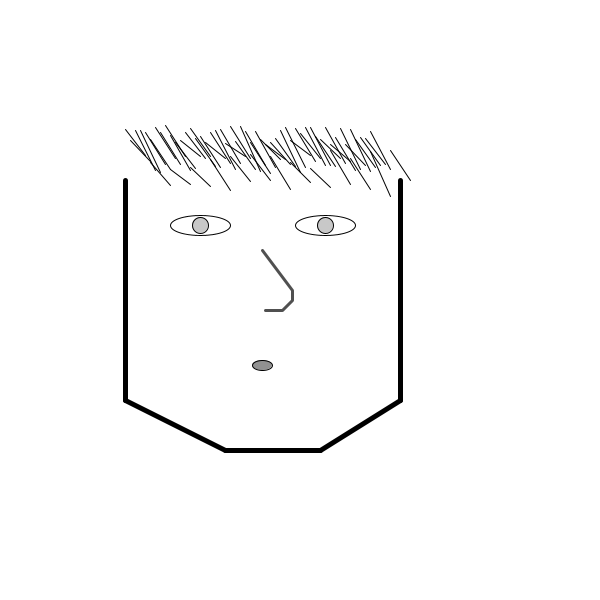
Frame 1 (no input)
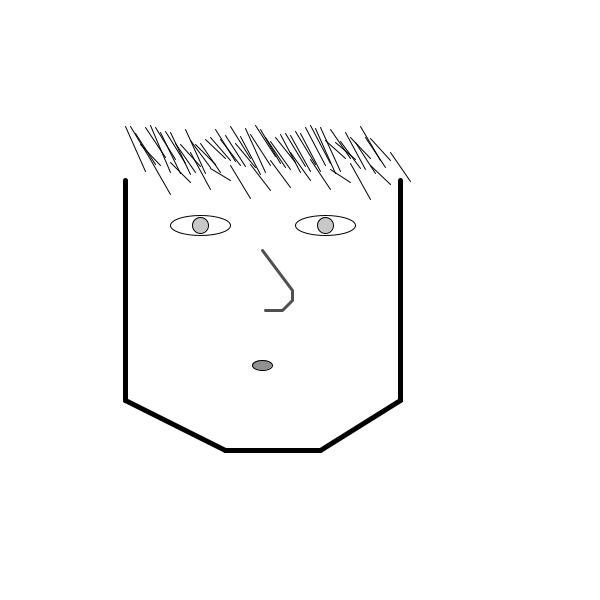
Frame 60 (the mouse pressed at the canvas centre just before this capture)
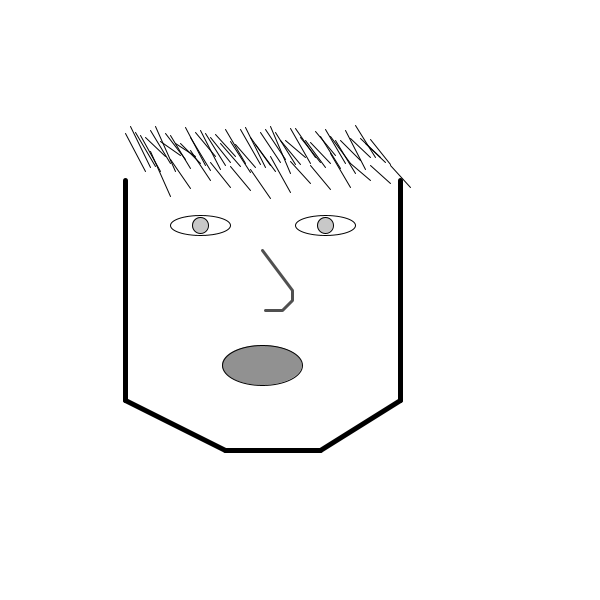
Frame 120 (the mouse held since frame 60 and released just before this capture)

The Processing sketch that drew these frames (run headless with seeded random() and noise(); from frame 60 on, the mouse is pressed at the canvas centre):

// Processing sketch: processing_7667
// ── processing_7667.pde

void setup()
{
  smooth();
  size(600,600);
  background(255);
}

void draw()
{
  background(255);
  //hair
  strokeWeight(1);
  stroke(0);
  for(int i = 150; i < 400; i = i+20)
  {
    line(i, random(150, 170), i+20, random(180,200));
  }
  for(int i = 125; i < 375; i = i+5)
  {
    line(i, random(125, 145), i+20, random(155,175));
  }
  
  //sides of face
  strokeWeight(5);
  line(125, 180, 125,400);
  line(400, 180, 400, 400);
  
  //eyes
  strokeWeight(1); 
  noFill();
  ellipse(200, (height/2)-75, 60, 20);
  ellipse(325, (height/2)-75, 60, 20);
  
  //pupils
  fill(200);
  ellipse(200, (height/2)-75, 16, 16);
  ellipse(325, (height/2)-75, 16, 16);
  
  //mouth
  fill(145);
  ellipse(262, (height/2)+65, (100+mouseX)/5, (100+mouseY)/10);
  
  //chin
  strokeWeight(5);
  line(125, 400, 225, 450);
  line(225, 450, 320, 450);
  line(320, 450, 400, 400);
  
  //nose
  stroke(80);
  strokeWeight(3);
  noFill();
  beginShape();
  vertex(262,250);
  vertex(292,290);
  vertex(292,300);
  vertex(282,310);
  vertex(265,310);
  endShape(); 
}
